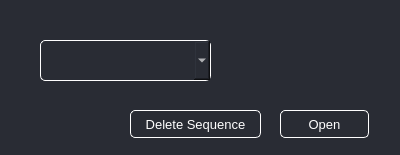
<?xml version="1.0" encoding="UTF-8"?>
<ui version="4.0">
 <class>Form</class>
 <widget class="QWidget" name="Form">
  <property name="geometry">
   <rect>
    <x>0</x>
    <y>0</y>
    <width>400</width>
    <height>155</height>
   </rect>
  </property>
  <property name="windowTitle">
   <string>Form</string>
  </property>
  <property name="styleSheet">
   <string notr="true">QWidget{
background-color:#292C34;
color:white;
}</string>
  </property>
  <widget class="QComboBox" name="dropDown">
   <property name="geometry">
    <rect>
     <x>40</x>
     <y>40</y>
     <width>171</width>
     <height>41</height>
    </rect>
   </property>
   <property name="font">
    <font>
     <pointsize>12</pointsize>
    </font>
   </property>
   <property name="styleSheet">
    <string notr="true">QComboBox{
border: 1px solid white;
border-radius: 5px;
background-color: #292C34;
color: white;
padding: 5px;
}</string>
   </property>
  </widget>
  <widget class="QPushButton" name="openButton">
   <property name="geometry">
    <rect>
     <x>280</x>
     <y>110</y>
     <width>89</width>
     <height>28</height>
    </rect>
   </property>
   <property name="font">
    <font>
     <pointsize>10</pointsize>
    </font>
   </property>
   <property name="styleSheet">
    <string notr="true">QPushButton{
border: 1px solid white;
border-radius: 5px;
background-color: #292C34;
color: white;
}</string>
   </property>
   <property name="text">
    <string>Open</string>
   </property>
  </widget>
  <widget class="QPushButton" name="deleteButton">
   <property name="geometry">
    <rect>
     <x>130</x>
     <y>110</y>
     <width>131</width>
     <height>28</height>
    </rect>
   </property>
   <property name="font">
    <font>
     <pointsize>10</pointsize>
    </font>
   </property>
   <property name="styleSheet">
    <string notr="true">QPushButton{
border: 1px solid white;
border-radius: 5px;
background-color: #292C34;
color: white;
}</string>
   </property>
   <property name="text">
    <string>Delete Sequence</string>
   </property>
  </widget>
 </widget>
 <resources/>
 <connections/>
</ui>
